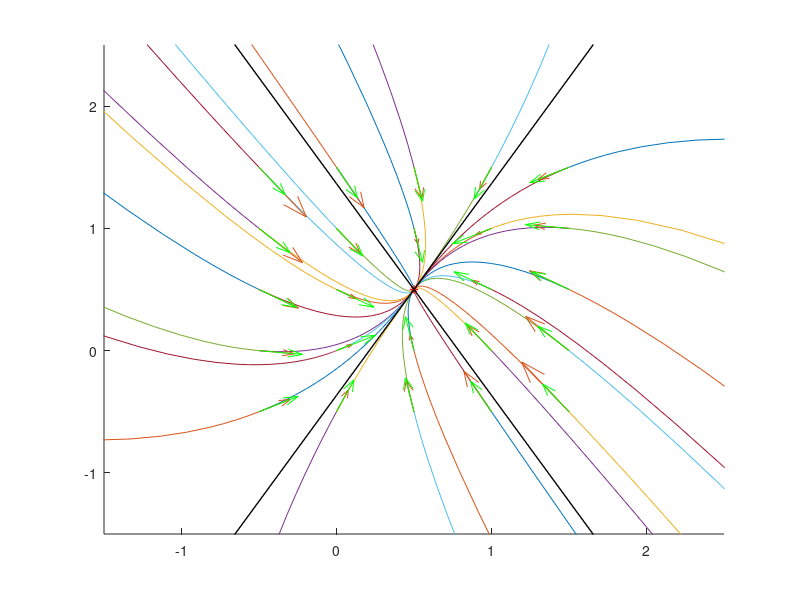

The MATLAB source for this figure:
function fazov_portret
    clc;clear;

    A=[-5,1;3,-5];  % koef. pred x i y
    f=[2;1]; % svob. koef pri x. i y.=0 i prehvurleni ot drugata strana

    [u,lambda]=eig(A) % sobstvenite stoinosti na A
    a=-inv(A)*f; % osobena tochka 

    tmax=10;
    x=a(1)-1:0.5:a(1)+1;
    y=a(2)-1:0.5:a(2)+1;

    [X,Y]=meshgrid(x,y);

    P=A(1,1)*X+A(1,2)*Y+f(1);
    Q=A(2,1)*X+A(2,2)*Y+f(2);
    D=sqrt(P.^2+Q.^2);

    hold on;
    axis([-6 4 -4 4])

    % izchertavane na fazov portret
    
    for i=1:length(x)
        for j=1:length(y)
            [T,Z]=ode45(@ff,[a(1),tmax],[X(i,j),Y(i,j)]);
            [T1,Z1]=ode45(@ff,[a(2),-tmax],[X(i,j),Y(i,j)]);
            hold on
            plot(Z(:,1),Z(:,2),Z1(:,1),Z1(:,2))
            axis([a(1)-2,a(1)+2,a(2)-2,a(2)+2])
        end
    end
    
    quiver(X,Y,A(1,1)*X+A(1,2)*Y+f(1),A(2,1)*X+A(2,2)*Y+f(2))
    
  
    % chertaene na tengelcialni vektori

    quiver(X,Y,P./D,Q./D,0.5,'g');
    
    %chertaene na ravnovesnata tochka ( polojenie na ravnovesieto
    plot(a(1),a(2),'r*','LineWidth',1);
    
    function z=ff(t,y)
        z=A*y+f;
    end
      
    % izchertavane na pravite, vurhu koito ima fazovi krivi

     xx=-10:10;
     plot(xx,a(2)+(u(2,1)/u(1,1))*(xx-a(1)),'k','LineWidth',1 )
     plot(xx,a(2)+u(2,2)/u(1,2)*(xx-a(1)),'k','LineWidth',1 )

	 
    %chertaene na vektorno pole (vsichki tangencialni vektori)
    
    x=-10:0.3:10;
    y=x;
    
   % [X,Y] = meshgrid(x,y);
   % P=A(1,1)*X+A(1,2)*Y+f(1);
   % Q=A(2,1)*X+A(2,2)*Y+f(2);
   % D=sqrt(P.^2+Q.^2);
   % quiver(X,Y,P./D,Q./D,0.5,'y');
    
end